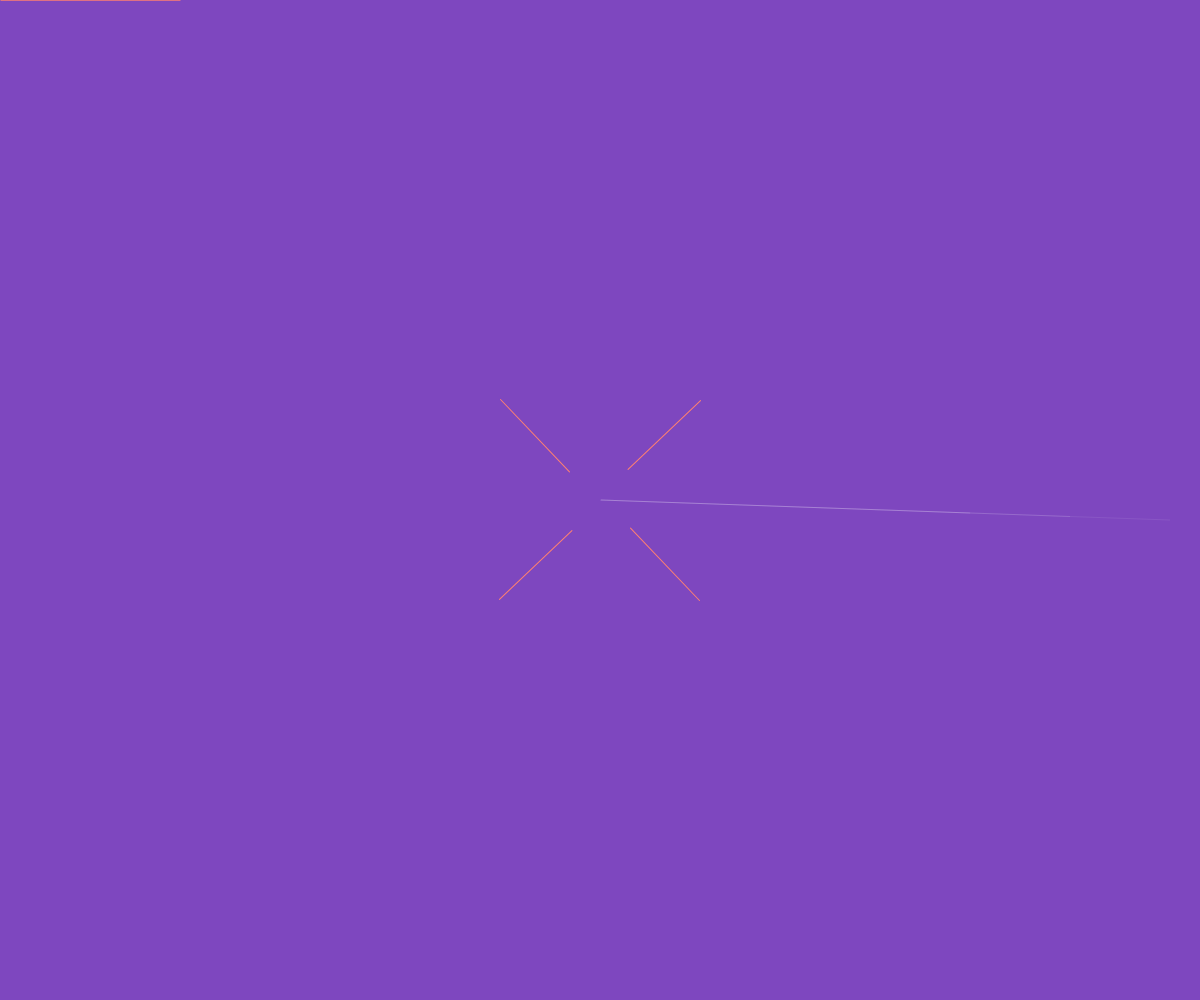
Frame 1 (no input)
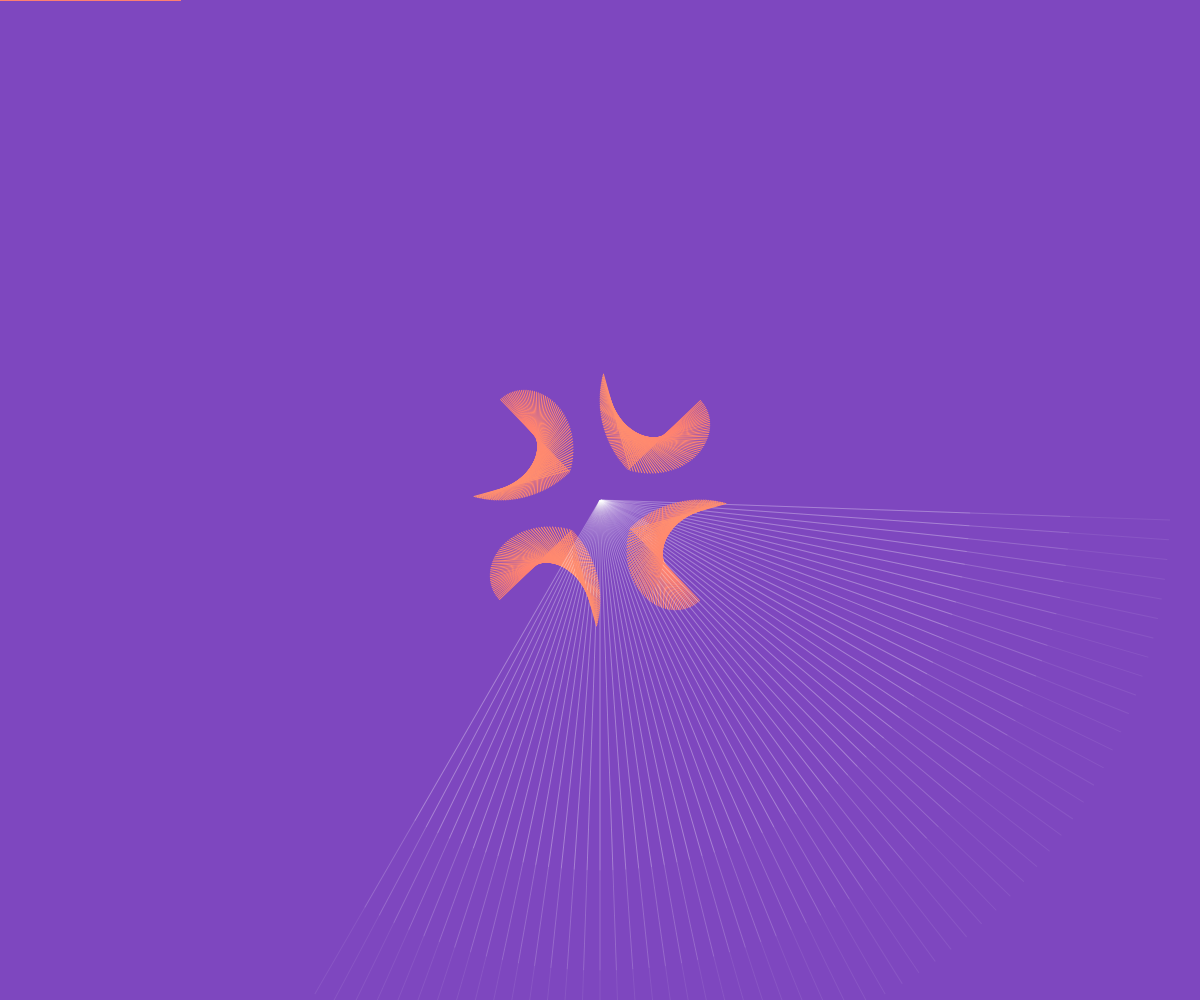
Frame 60 (no input)
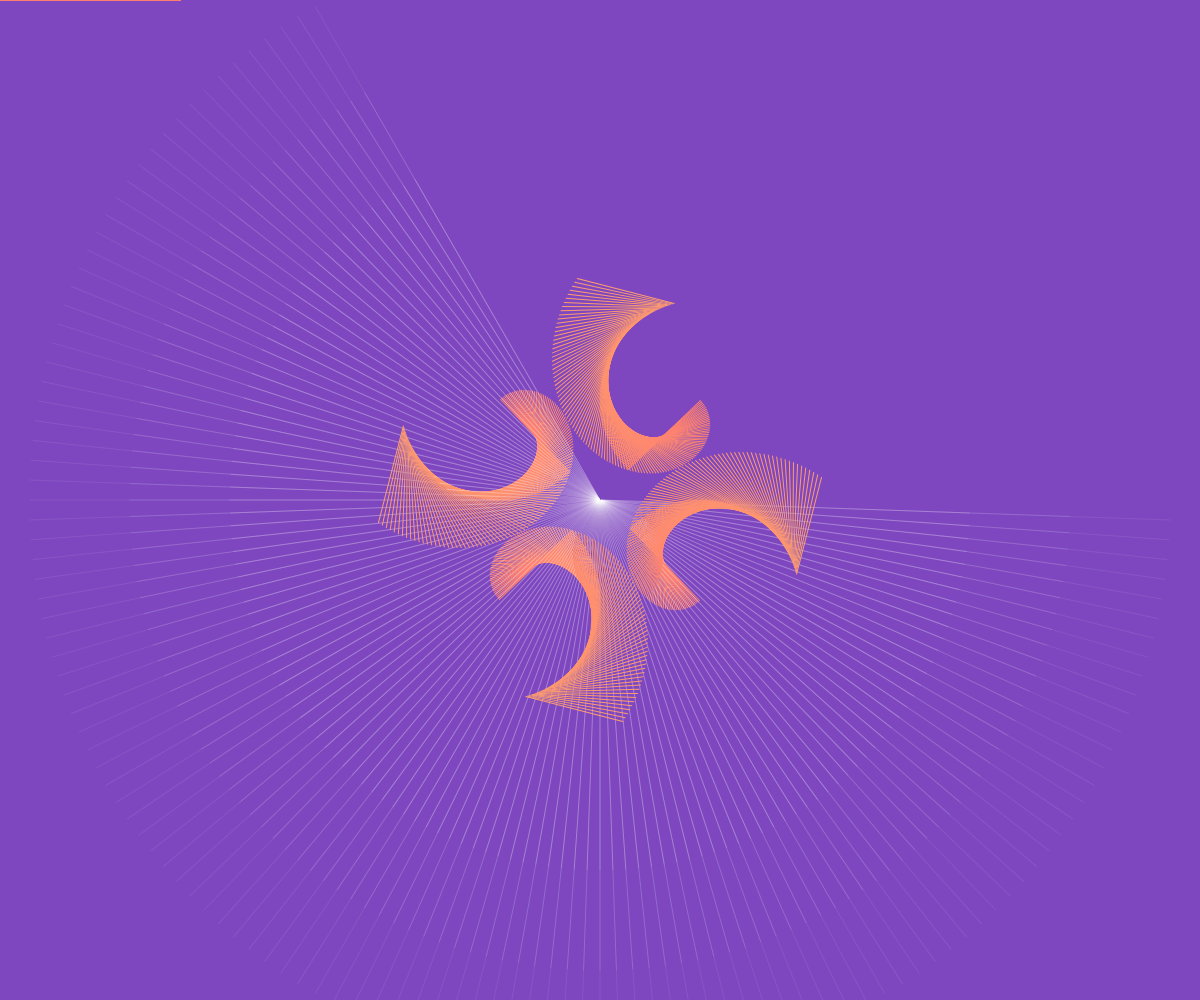
Frame 120 (the mouse pressed at the canvas centre since frame 60)

The p5.js sketch that drew these frames (run headless with seeded random() and noise() and a simulated clock; from frame 60 on, the mouse is pressed at the canvas centre):

// p5.js sketch
// ── sketch.js
function preload(){
  // put preload code here
}

function setup() {
  // put setup code here
  createCanvas(windowWidth,windowHeight);
  background(126,71,191);
  angleMode(DEGREES);
  frameRate(70);
}

function draw() {
  // put drawing code here
  stroke(255,128,112);
  strokeWeight(1);

  // push();
  // translate(width/2,height/2);
  // rotate(frameCount);
  //
  // line(sin(frameCount)*100,cos(frameCount)*100,cos(90)*100,sin(90)*100);
  // pop();

  // push();
  // stroke(255,165,196,90);
  //
  // translate(width/2,height/2);
  // rotate(frameCount);
  //
  // line(180,0,cos(0),sin(0));
  // pop();

  push();
  stroke(255,255,255,20);

  translate(width/2,height/2);
  rotate(frameCount*2);

  line(570,0,cos(0),sin(0));
  pop();



  line(180,0,cos(0),sin(0));
  pop();

  push();
  stroke(255,255,255,30);

  translate(width/2,height/2);
  rotate(frameCount*2);

  line(470,0,cos(0),sin(0));
  pop();



  line(180,0,cos(0),sin(0));
  pop();

  push();
  stroke(255,255,255,40);

  translate(width/2,height/2);
  rotate(frameCount*2);

  line(370,0,cos(0),sin(0));
  pop();










  push();
  stroke(lerpColor(color('#FF8070'), color('#FFD96B'),frameCount/360));

  translate(width/2-100,height/2-100);
  rotate(45);
  rotate(frameCount);
  translate(100, 0);
  rotate(frameCount);
  translate(-100,0);

  line(100,0,cos(90),sin(90));
  pop();




  push();
  stroke(lerpColor(color('#FF8070'), color('#FFD96B'),frameCount/360));

  translate(width/2+100,height/2-100);
  rotate(135);
  rotate(frameCount);
  translate(100, 0);
  rotate(frameCount);
  translate(-100,0);

  line(100,0,cos(90),sin(90));
  pop();


  push();
  stroke(lerpColor(color('#FF8070'), color('#FFD96B'),frameCount/360));

  translate(width/2+100,height/2+100);
  rotate(-135);
  rotate(frameCount);
  translate(100, 0);
  rotate(frameCount);
  translate(-100,0);

  line(100,0,cos(90),sin(90));
  pop();




  push();
  stroke(lerpColor(color('#FF8070'), color('#FFD96B'),frameCount/360));

  translate(width/2-100,height/2+100);
  rotate(-45);
  rotate(frameCount);
  translate(100, 0);
  rotate(frameCount);
  translate(-100,0);

  line(100,0,cos(90),sin(90));
  pop();




  if (frameCount == 360) {
    noLoop();
  }





}
